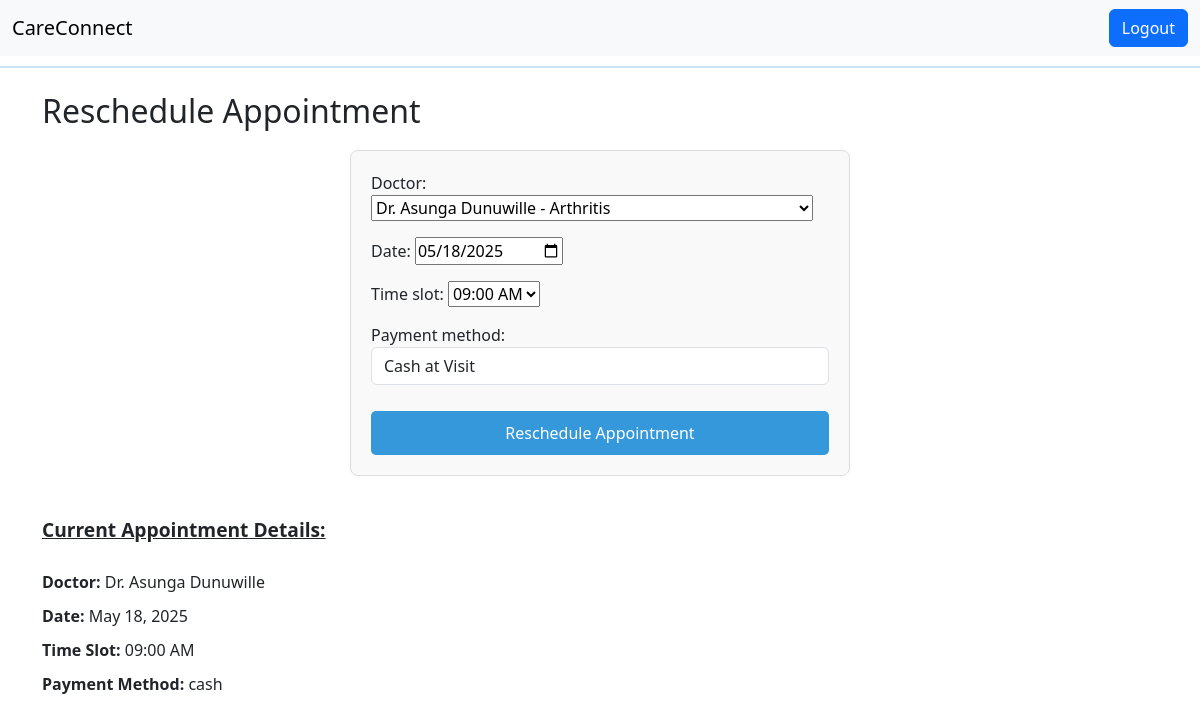
Page /appointment/reschedule/7/ (signed in) on the committed database.
### core/models.py (models this page shows, shortened)
class Appointment(models.Model):
    PAYMENT_METHOD_CHOICES = [
        ('online', 'Online Payment'),
        ('cash', 'Cash at Visit'),
    ]
    STATUS_CHOICES = [
        ('upcoming', 'Upcoming'),
        ('completed', 'Completed'),
        ('canceled', 'Canceled'),
    ]
    user = models.ForeignKey(User, on_delete=models.CASCADE)
    doctor = models.ForeignKey(Doctor, on_delete=models.CASCADE)
    date = models.DateField()
    time_slot = models.CharField(max_length=50)
    status = models.CharField(max_length=20, choices=STATUS_CHOICES, default='upcoming')
    payment_method = models.CharField(
        max_length=10,
        choices=PAYMENT_METHOD_CHOICES,
        default='online'
    )
    is_paid = models.BooleanField(default=False)
    class Meta:
        unique_together = ('doctor', 'date', 'time_slot')  # Prevent double bookings

class Doctor(models.Model):
    name = models.CharField(max_length=100)
    specialty = models.CharField(max_length=100)
    qualification = models.TextField(blank=True, null=True)
    availability = models.BooleanField(default=True)
    image = models.ImageField(upload_to='doctor_images/', null=True, blank=True)
    rating = models.FloatField(default=0.0)
    consultation_fee = models.DecimalField(max_digits=10, decimal_places=2, default=0.00)
    def __str__(self):
        return f"{self.name} - {self.specialty}"

### core/views.py (the view)
# urls.py: path('appointment/reschedule/<int:appointment_id>/', views.reschedule_appointment, name='reschedule_appointment'),
@login_required
def reschedule_appointment(request, appointment_id):
    appointment = get_object_or_404(Appointment, id=appointment_id)
    if request.method == 'POST':
        form = RescheduleAppointmentForm(request.POST, instance=appointment)
        if form.is_valid():
            form.save()
            return redirect('dashboard')
    else:
        form = RescheduleAppointmentForm(instance=appointment)
    return render(request, 'reschedule_appointment.html', {'form': form, 'appointment': appointment})

### core/forms.py
class RescheduleAppointmentForm(forms.ModelForm):
    TIME_CHOICES = [
        ("09:00 AM", "09:00 AM"),
        ("10:00 AM", "10:00 AM"),
        ("11:00 AM", "11:00 AM"),
        ("12:00 PM", "12:00 PM"),
        ("01:00 PM", "01:00 PM"),
        ("02:00 PM", "02:00 PM"),
        ("03:00 PM", "03:00 PM"),
        ("04:00 PM", "04:00 PM"),
    ]
    time_slot = forms.ChoiceField(choices=TIME_CHOICES)
    doctor = forms.ModelChoiceField(queryset=Doctor.objects.all())
    payment_method = forms.ChoiceField(
        choices=Appointment.PAYMENT_METHOD_CHOICES,
        widget=forms.Select
    )
    date = forms.DateField(widget=forms.DateInput(attrs={'type': 'date'}))
    class Meta:
        model = Appointment
        fields = ['doctor', 'date', 'time_slot', 'payment_method']
    def __init__(self, *args, **kwargs):
        super(RescheduleAppointmentForm, self).__init__(*args, **kwargs)
        self.fields['date'].widget.attrs.update({'placeholder': 'YYYY-MM-DD'})
        self.fields['time_slot'].widget.attrs.update({'placeholder': 'e.g. 10:00 AM'})
        self.fields['payment_method'].widget.attrs.update({'class': 'form-control'})

### templates/reschedule_appointment.html (shortened to what this page needs)
{% extends 'base.html' %}
{% block content %}
<h2>Reschedule Appointment</h2>
<div class="form-container" style="margin-bottom: 40px;">
  <form method="POST">
      {{ form.as_p }}
      <button type="submit">Reschedule Appointment</button>
  </form>
</div>
<p style="font-weight: bold; font-size: 1.2rem; text-decoration: underline;">
  Current Appointment Details:
</p>
<div class="appointment-details">
    <ul>
        <li><strong>Doctor:</strong> {{ appointment.doctor.name }}</li>
        <li><strong>Date:</strong> {{ appointment.date }}</li>
        <li><strong>Time Slot:</strong> {{ appointment.time_slot }}</li>
        <li><strong>Payment Method:</strong> {{ appointment.payment_method }}</li>
    </ul>
</div>
{% endblock %}

### core/static/style.css (style rules this page uses)
body { font-family: 'Segoe UI', Tahoma, Geneva, Verdana, sans-serif; background-color: #ffffff; margin: 0; padding: 0; }

### templates/reschedule_appointment.html (style rules this page uses)
.form-container { margin: 20px 0; padding: 20px; border: 1px solid #ddd; border-radius: 8px; background-color: #f9f9f9; max-width: 500px; margin-left: auto; margin-right: auto; }
.form-container form { display: flex; flex-direction: column; }
.form-container form button { background-color: #3498db; color: white; padding: 10px; border: none; border-radius: 5px; font-size: 16px; cursor: pointer; margin-top: 10px; }
.appointment-details ul { list-style-type: none; padding: 0; margin: 20px 0; font-size: 16px; }
.appointment-details li { padding: 5px 0; }
.appointment-details li strong { font-weight: bold; }

### rows in the picture
Appointment: doctor "Dr. Asunga Dunuwille - Arthritis", date "05/18/2025", time_slot "09:00 AM", payment_method "Cash at Visit", doctor.name "Dr. Asunga Dunuwille", date "May 18, 2025", payment_method "cash"
